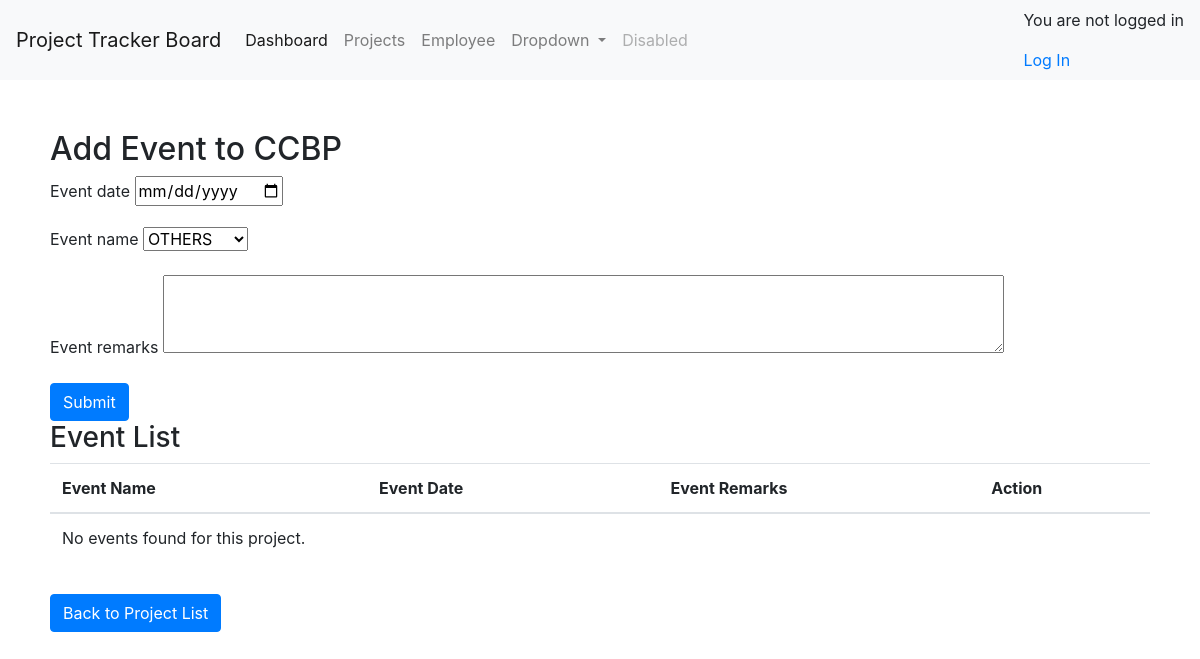
Before: /project/add_event/10/ with the older database file.
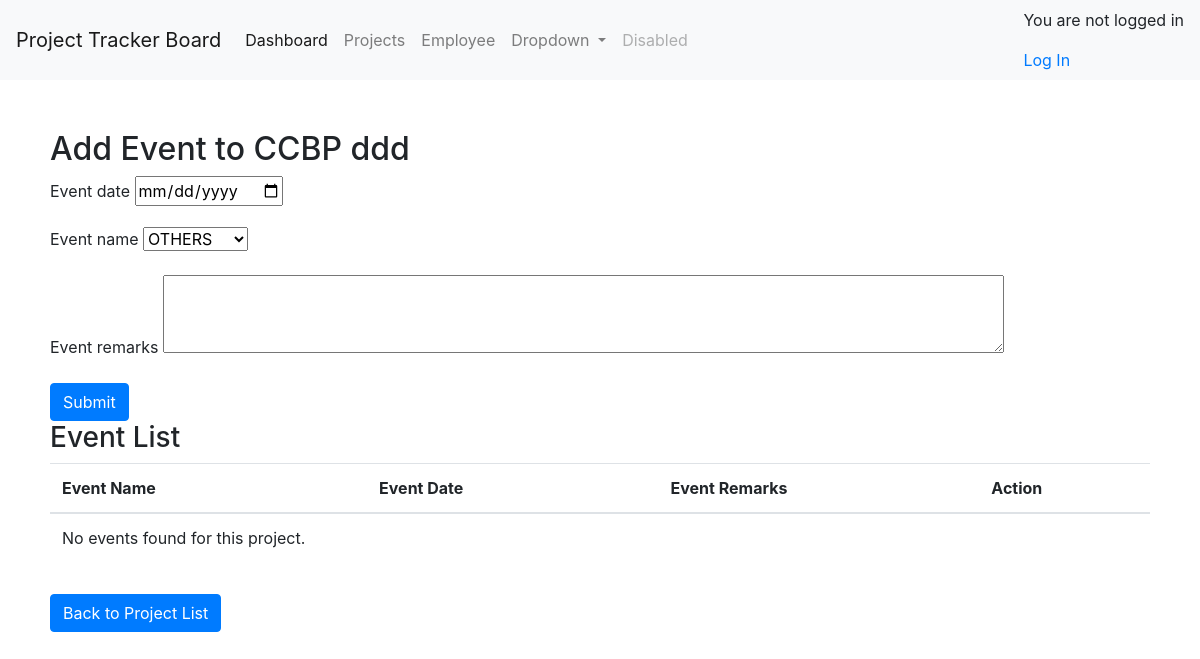
After: the same page with the newer database file.
### employee/models.py (models this page shows)
class Project(models.Model):
    PROJECT_STATUS = PROJECT_STATUS_CHOICES
    project_id = models.AutoField(primary_key=True)
    project_name = models.CharField(max_length=100)
    due_date=models.DateField()
    revised_due_date=models.DateField()
    total_deviation_days=models.IntegerField(default=0)
    team_lead=models.CharField(max_length=50,blank=True)
    project_poc=models.CharField(max_length=50,blank=True)
    notification_sms_recipient=models.CharField(max_length=100, blank=True)
    notification_email_recipient=models.CharField(max_length=100, blank=True)
    block_status=models.BooleanField(default=False)
    inserted_by=models.CharField(max_length=250,default="admin",blank=True)
    insert_date=models.DateTimeField(auto_now_add=True)
    updated_by=models.CharField(max_length=250,default="admin",blank=True)
    update_date=models.DateTimeField(auto_now_add=True)
    remarks=models.CharField(max_length=250,blank=True)
    project_status = models.CharField(max_length=20, choices=PROJECT_STATUS)
    class Meta:
        managed = True
        db_table = "project"

### employee/views_project.py (the view)
# urls.py: path('project/add_event/<int:id>/', views_project.add_event_to_project, name='add_event_to_project'),
def add_event_to_project(request,id):
    project = get_object_or_404(Project, pk=id)
    if request.method == 'POST':
        event_form = EventForm(request.POST)
        if event_form.is_valid():
            event = event_form.save(commit=False)
            event.project = project
            event.save()
            return redirect('add_event_to_project', id );
    else:
        events = Event.objects.filter(project=project)
    project_form = ProjectForm(instance=project)
    event_form = EventForm()
    context = {
        'project': project,
        'events': events,  # Pass the QuerySet of events to the template
        'project_form': project_form,
        'event_form': event_form,
    }
    return render(request, 'project/add_event_to_project.html', context)

### employee/forms.py (shortened to what this page needs)
class ProjectForm(forms.ModelForm):
    project_status = forms.ChoiceField(choices=PROJECT_STATUS_CHOICES, initial='initiated')
    class Meta:
        model = Project
        fields = "__all__"
        exclude=['inserted_by','updated_by']
        widgets = {
            'due_date': DateInput(),
            'revised_due_date': DateInput() ,
            'remarks': forms.Textarea(attrs={'rows': 3, 'cols': 50}),
        }

class EventForm(forms.ModelForm):
    event_name = forms.ChoiceField(choices=EVENT_NAME_CHOICES, initial='OTHERS')
    class Meta:
        model = Event
        fields = ['event_date','event_name','event_remarks']
        widgets = {
            'event_remarks': forms.Textarea(attrs={'rows': 3, 'cols': 80}),  # Customize the rows and cols as needed
            'event_date': DateInput(),
        }

### employee/templates/project/add_event_to_project.html (shortened to what this page needs)
{% extends "base.html" %}
{% block content %}
  <h2>Add Event to {{ project.project_name }}</h2>
  <form method="post" action="{% url 'add_event_to_project' project.project_id %}">
    {% for field in event_form %}
      <div class="form-group">
        <label for="{{ field.id_for_label }}" class="form-label">{{ field.label }}</label>
        {{ field }}
      </div>
    {% endfor %}
    <button type="submit" class="btn btn-primary">Submit</button>
  </form>
  <h3>Event List</h3>
  <div class="event-list-table">
    <table class="table" class="scrollable-table">
      <thead>
        <tr>
          <th>Event Name</th>
          <th>Event Date</th>
          <th>Event Remarks</th>
          <th>Action</th>
        </tr>
      </thead>
      <tbody >
        {% for event in events %}
        <tr>
          <td>{{ event.event_name }}</td>
          <td>{{ event.event_date }}</td>
          <td>{{ event.event_remarks }}</td>
          <td><a href="/project/delete_event/{{ event.id }}">Delete</a></td>
        </tr>
        {% empty %}
        <tr>
          <td colspan="2">No events found for this project.</td>
        </tr>
        {% endfor %}
      </tbody>
    </table>
  </div>
  <a href="/project/index" class="btn btn-primary mt-3">Back to Project List</a>
{% endblock %}

Changed rows visible on the page:
changed Project: project_name "CCBP" → "CCBP ddd"
